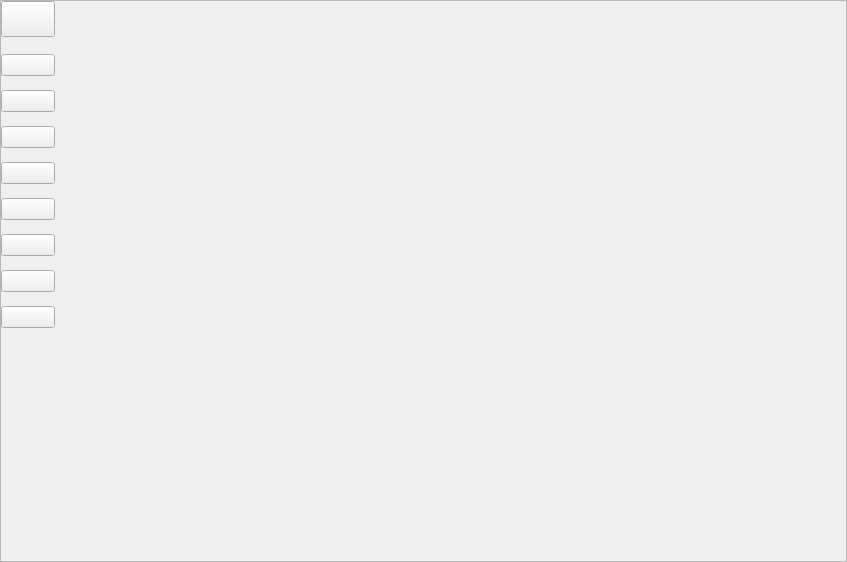
<?xml version="1.0" encoding="UTF-8"?>
<ui version="4.0">
 <class>WorkSpaceWidget</class>
 <widget class="QWidget" name="WorkSpaceWidget">
  <property name="geometry">
   <rect>
    <x>0</x>
    <y>0</y>
    <width>847</width>
    <height>562</height>
   </rect>
  </property>
  <property name="windowTitle">
   <string>WorkSpaceWidget</string>
  </property>
  <property name="styleSheet">
   <string notr="true"/>
  </property>
  <layout class="QGridLayout" name="gridLayout">
   <property name="leftMargin">
    <number>0</number>
   </property>
   <property name="topMargin">
    <number>0</number>
   </property>
   <property name="rightMargin">
    <number>0</number>
   </property>
   <property name="bottomMargin">
    <number>0</number>
   </property>
   <property name="spacing">
    <number>0</number>
   </property>
   <item row="0" column="0">
    <widget class="QFrame" name="frame">
     <property name="frameShape">
      <enum>QFrame::Shape::StyledPanel</enum>
     </property>
     <property name="frameShadow">
      <enum>QFrame::Shadow::Raised</enum>
     </property>
     <layout class="QGridLayout" name="gridLayout_2">
      <property name="leftMargin">
       <number>0</number>
      </property>
      <property name="topMargin">
       <number>0</number>
      </property>
      <property name="rightMargin">
       <number>0</number>
      </property>
      <property name="bottomMargin">
       <number>0</number>
      </property>
      <property name="spacing">
       <number>0</number>
      </property>
      <item row="0" column="0">
       <widget class="QPushButton" name="ChartsToolsMenu">
        <property name="minimumSize">
         <size>
          <width>0</width>
          <height>36</height>
         </size>
        </property>
        <property name="maximumSize">
         <size>
          <width>54</width>
          <height>36</height>
         </size>
        </property>
        <property name="text">
         <string/>
        </property>
        <property name="icon">
         <iconset resource="resources.qrc">
          <normaloff>:/Icons/icons/menu.svg</normaloff>:/Icons/icons/menu.svg</iconset>
        </property>
        <property name="iconSize">
         <size>
          <width>25</width>
          <height>25</height>
         </size>
        </property>
       </widget>
      </item>
      <item row="1" column="0">
       <widget class="QWidget" name="ToolsMenu_Left" native="true">
        <property name="minimumSize">
         <size>
          <width>54</width>
          <height>316</height>
         </size>
        </property>
        <layout class="QVBoxLayout" name="verticalLayout_5">
         <property name="leftMargin">
          <number>0</number>
         </property>
         <property name="rightMargin">
          <number>0</number>
         </property>
         <item>
          <widget class="QPushButton" name="SymbolINfoBtn">
           <property name="text">
            <string/>
           </property>
           <property name="icon">
            <iconset resource="resources.qrc">
             <normaloff>:/Icons/icons/symbol-info.svg</normaloff>:/Icons/icons/symbol-info.svg</iconset>
           </property>
           <property name="iconSize">
            <size>
             <width>30</width>
             <height>30</height>
            </size>
           </property>
          </widget>
         </item>
         <item>
          <widget class="QPushButton" name="CalendarBtn">
           <property name="text">
            <string/>
           </property>
           <property name="icon">
            <iconset resource="resources.qrc">
             <normaloff>:/Icons/icons/calendar.svg</normaloff>:/Icons/icons/calendar.svg</iconset>
           </property>
           <property name="iconSize">
            <size>
             <width>30</width>
             <height>30</height>
            </size>
           </property>
          </widget>
         </item>
         <item>
          <widget class="QPushButton" name="ChartBtn">
           <property name="text">
            <string/>
           </property>
           <property name="icon">
            <iconset resource="resources.qrc">
             <normaloff>:/Icons/icons/candle-chart.svg</normaloff>:/Icons/icons/candle-chart.svg</iconset>
           </property>
           <property name="iconSize">
            <size>
             <width>30</width>
             <height>30</height>
            </size>
           </property>
          </widget>
         </item>
         <item>
          <widget class="QPushButton" name="HeatMapBtn">
           <property name="text">
            <string/>
           </property>
           <property name="icon">
            <iconset resource="resources.qrc">
             <normaloff>:/Icons/icons/heat-map.svg</normaloff>:/Icons/icons/heat-map.svg</iconset>
           </property>
           <property name="iconSize">
            <size>
             <width>30</width>
             <height>30</height>
            </size>
           </property>
          </widget>
         </item>
         <item>
          <widget class="QPushButton" name="NewsBtn">
           <property name="text">
            <string/>
           </property>
           <property name="icon">
            <iconset resource="resources.qrc">
             <normaloff>:/Icons/icons/news.svg</normaloff>:/Icons/icons/news.svg</iconset>
           </property>
           <property name="iconSize">
            <size>
             <width>30</width>
             <height>30</height>
            </size>
           </property>
          </widget>
         </item>
         <item>
          <widget class="QPushButton" name="ScreenerBtn">
           <property name="text">
            <string/>
           </property>
           <property name="icon">
            <iconset resource="resources.qrc">
             <normaloff>:/Icons/icons/screener.svg</normaloff>:/Icons/icons/screener.svg</iconset>
           </property>
           <property name="iconSize">
            <size>
             <width>30</width>
             <height>30</height>
            </size>
           </property>
          </widget>
         </item>
         <item>
          <widget class="QPushButton" name="AnalysisBtn">
           <property name="text">
            <string/>
           </property>
           <property name="icon">
            <iconset resource="resources.qrc">
             <normaloff>:/Icons/icons/technical-analysis.svg</normaloff>:/Icons/icons/technical-analysis.svg</iconset>
           </property>
           <property name="iconSize">
            <size>
             <width>30</width>
             <height>30</height>
            </size>
           </property>
          </widget>
         </item>
         <item>
          <widget class="QPushButton" name="TickerTapeBtn">
           <property name="text">
            <string/>
           </property>
           <property name="icon">
            <iconset resource="resources.qrc">
             <normaloff>:/Icons/icons/tickertape.svg</normaloff>:/Icons/icons/tickertape.svg</iconset>
           </property>
           <property name="iconSize">
            <size>
             <width>30</width>
             <height>30</height>
            </size>
           </property>
          </widget>
         </item>
        </layout>
       </widget>
      </item>
      <item row="2" column="0">
       <spacer name="verticalSpacer_2">
        <property name="orientation">
         <enum>Qt::Orientation::Vertical</enum>
        </property>
        <property name="sizeHint" stdset="0">
         <size>
          <width>20</width>
          <height>195</height>
         </size>
        </property>
       </spacer>
      </item>
      <item row="0" column="1" rowspan="3" colspan="2">
       <layout class="QGridLayout" name="DraggableLayout">
        <property name="spacing">
         <number>0</number>
        </property>
       </layout>
      </item>
     </layout>
    </widget>
   </item>
  </layout>
 </widget>
 <resources>
  <include location="resources.qrc"/>
 </resources>
 <connections/>
</ui>
